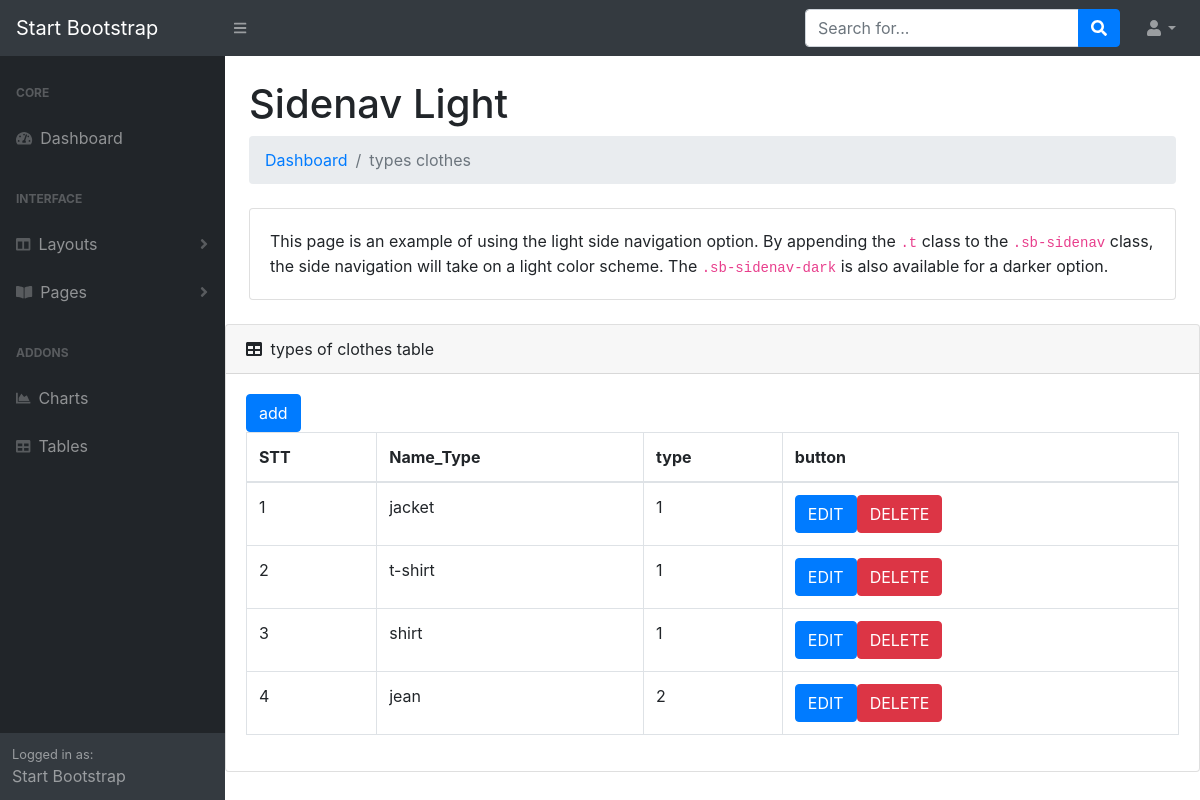
/TYPES.php, run on the app's committed database.
### tables this page shows
CREATE TABLE `typeclothes` (
  `id_type` int(11) NOT NULL,
  `name_type` varchar(40) NOT NULL,
  `type` int(11) NOT NULL
);

### models/DataProvider.php (called while the page is built, shortened)
<?php
class DataProvider
{
	private $link;
	function __construct()
	{
		$this->link=mysqli_connect("localhost","root","","sellclothes");
	}
	function ExecuteQuery($sql)
	{
		mysqli_query($this->link,"set names 'utf8'");
		return mysqli_query($this->link, $sql);
	}
	function FetchAll($sql)
	{
		$result=$this->ExecuteQuery($sql);
		$arr=array();
		while($row=mysqli_fetch_assoc($result))
		{
			$arr[]=$row;
		}
		return $arr;
	}
}
?>

### TYPES.php (the view, shortened to what this page needs)
<!DOCTYPE html>
<html lang="en">
    <head>
        <link href="css/styles.css" rel="stylesheet" />
    </head>
    <body class="sb-nav-fixed">
        <nav class="sb-topnav navbar navbar-expand navbar-dark bg-dark">
            <a class="navbar-brand" href="index.php">Start Bootstrap</a>
            <button class="btn btn-link btn-sm order-1 order-lg-0" id="sidebarToggle" href="#"><i class="fas fa-bars"></i></button>
            <form class="d-none d-md-inline-block form-inline ml-auto mr-0 mr-md-3 my-2 my-md-0">
                <div class="input-group">
                    <input class="form-control" type="text" placeholder="Search for..." aria-label="Search" aria-describedby="basic-addon2" />
                    <div class="input-group-append">
                        <button class="btn btn-primary" type="button"><i class="fas fa-search"></i></button>
                    </div>
                </div>
            </form>
            <ul class="navbar-nav ml-auto ml-md-0">
                <li class="nav-item dropdown">
                    <a class="nav-link dropdown-toggle" id="userDropdown" href="#" role="button" data-toggle="dropdown" aria-haspopup="true" aria-expanded="false"><i class="fas fa-user fa-fw"></i></a>
                </li>
            </ul>
        </nav>
        <div id="layoutSidenav">
            <div id="layoutSidenav_nav">
                <nav class="sb-sidenav accordion sb-sidenav-dark" id="sidenavAccordion">
                    <div class="sb-sidenav-menu">
                        <div class="nav">
                            <div class="sb-sidenav-menu-heading">Core</div>
                            <a class="nav-link" href="index.php">
                                <div class="sb-nav-link-icon"><i class="fas fa-tachometer-alt"></i></div>
                                Dashboard
                            </a>
                            <div class="sb-sidenav-menu-heading">Interface</div>
                            <a class="nav-link collapsed" href="#" data-toggle="collapse" data-target="#collapseLayouts" aria-expanded="false" aria-controls="collapseLayouts">
                                <div class="sb-nav-link-icon"><i class="fas fa-columns"></i></div>
                                Layouts
                                <div class="sb-sidenav-collapse-arrow"><i class="fas fa-angle-down"></i></div>
                            </a>
                            <a class="nav-link collapsed" href="#" data-toggle="collapse" data-target="#collapsePages" aria-expanded="false" aria-controls="collapsePages">
                                <div class="sb-nav-link-icon"><i class="fas fa-book-open"></i></div>
                                Pages
                                <div class="sb-sidenav-collapse-arrow"><i class="fas fa-angle-down"></i></div>
                            </a>
                            <div class="sb-sidenav-menu-heading">Addons</div>
                            <a class="nav-link" href="charts.html">
                                <div class="sb-nav-link-icon"><i class="fas fa-chart-area"></i></div>
                                Charts
                            </a>
                            <a class="nav-link" href="tables.html">
                                <div class="sb-nav-link-icon"><i class="fas fa-table"></i></div>
                                Tables
                            </a>
                        </div>
                    </div>
                    <div class="sb-sidenav-footer">
                        <div class="small">Logged in as:</div>
                        Start Bootstrap
                    </div>
                </nav>
            </div>
            <div id="layoutSidenav_content">
                <main>
                    <div class="container-fluid">
                        <h1 class="mt-4">Sidenav Light</h1>
                        <ol class="breadcrumb mb-4">
                            <li class="breadcrumb-item"><a href="index.php">Dashboard</a></li>
                            <li class="breadcrumb-item active">types clothes</li>
                        </ol>
                        <div class="card mb-4">
                            <div class="card-body">
                                This page is an example of using the light side navigation option. By appending the
                                <code>.t</code>
                                class to the
                                <code>.sb-sidenav</code>
                                class, the side navigation will take on a light color scheme. The
                                <code>.sb-sidenav-dark</code>
                                is also available for a darker option.
                            </div>
                        </div>
                    </div>
                    <div class="card mb-4">
                        <div class="card-header">
                            <i class="fas fa-table mr-1"></i>
                            types of clothes table
                        </div>
                        <div class="card-body">
                        <button class='btn-add-typeclothes btn btn-primary'>add</button>
                            <div class="table-responsive">
                                <table class="table table-bordered" id="dataTable" width="100%" cellspacing="0">
                                    <thead>
                                        <tr>
                                            <th>STT</th>
                                            <th>Name_Type</th>
                                            <th>type</th>
                                            <th>button</th>
                                        </tr>
                                    </thead>
                                    <tbody>
                                    <?php
                                        include_once("../admin-test/models/DataProvider.php");
                                        $db=new DataProvider();
                                        $sql="SELECT * FROM `typeclothes`";
                                        $array=$db->FetchAll($sql);
                                        foreach($array as $item){
                                            echo "<tr>";
                                                echo "<td>$item[id_type]</td>";
                                                echo "<td>$item[name_type]</td>";
                                                echo "<td>$item[type]</td>";
                                                echo "<td><button class='btn-add-edit btn btn-primary'>EDIT</button><button class='btn-add-delete btn btn-danger'>DELETE</button></td>";
                                            echo "</tr>";
                                        }
                                        ?>
                                    </tbody>
                                </table>
                            </div>
                        </div>
                    </div>
                </div>
            </div>
    </body>
</html>

### data on the page
typeclothes: id_type "1", name_type "jacket", type "1"
typeclothes: id_type "2", name_type "t-shirt", type "1"
typeclothes: id_type "3", name_type "shirt", type "1"
typeclothes: id_type "4", name_type "jean", type "2"
